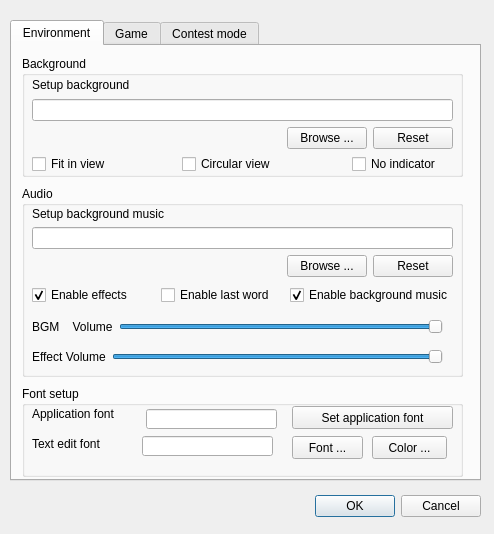
<?xml version="1.0" encoding="UTF-8"?>
<ui version="4.0">
 <class>ConfigDialog</class>
 <widget class="QDialog" name="ConfigDialog">
  <property name="windowModality">
   <enum>Qt::WindowModal</enum>
  </property>
  <property name="geometry">
   <rect>
    <x>0</x>
    <y>0</y>
    <width>494</width>
    <height>534</height>
   </rect>
  </property>
  <property name="windowTitle">
   <string>Config dialog</string>
  </property>
  <widget class="QTabWidget" name="tabWidget">
   <property name="geometry">
    <rect>
     <x>10</x>
     <y>20</y>
     <width>471</width>
     <height>461</height>
    </rect>
   </property>
   <property name="currentIndex">
    <number>0</number>
   </property>
   <widget class="QWidget" name="envTab">
    <attribute name="title">
     <string>Environment</string>
    </attribute>
    <widget class="QGroupBox" name="audioGroupBox">
     <property name="geometry">
      <rect>
       <x>10</x>
       <y>140</y>
       <width>441</width>
       <height>191</height>
      </rect>
     </property>
     <property name="title">
      <string>Audio</string>
     </property>
     <widget class="QWidget" name="layoutWidget1">
      <property name="geometry">
       <rect>
        <x>10</x>
        <y>20</y>
        <width>421</width>
        <height>71</height>
       </rect>
      </property>
      <layout class="QVBoxLayout" name="verticalLayout_5">
       <item>
        <widget class="QLabel" name="setupBgMusicLabel">
         <property name="text">
          <string>Setup background music</string>
         </property>
         <property name="buddy">
          <cstring>bgMusicPathLineEdit</cstring>
         </property>
        </widget>
       </item>
       <item>
        <widget class="QLineEdit" name="bgMusicPathLineEdit">
         <property name="readOnly">
          <bool>true</bool>
         </property>
        </widget>
       </item>
       <item>
        <layout class="QHBoxLayout" name="horizontalLayout_2">
         <item>
          <spacer name="horizontalSpacer_2">
           <property name="orientation">
            <enum>Qt::Horizontal</enum>
           </property>
           <property name="sizeHint" stdset="0">
            <size>
             <width>40</width>
             <height>20</height>
            </size>
           </property>
          </spacer>
         </item>
         <item>
          <widget class="QPushButton" name="browseBgMusicButton">
           <property name="text">
            <string>Browse ...</string>
           </property>
          </widget>
         </item>
         <item>
          <widget class="QPushButton" name="resetBgMusicButton">
           <property name="text">
            <string>Reset</string>
           </property>
          </widget>
         </item>
        </layout>
       </item>
      </layout>
     </widget>
     <widget class="QWidget" name="layoutWidget2">
      <property name="geometry">
       <rect>
        <x>10</x>
        <y>100</y>
        <width>421</width>
        <height>18</height>
       </rect>
      </property>
      <layout class="QHBoxLayout" name="horizontalLayout_3">
       <item>
        <widget class="QCheckBox" name="enableEffectCheckBox">
         <property name="text">
          <string>Enable effects</string>
         </property>
         <property name="checked">
          <bool>true</bool>
         </property>
        </widget>
       </item>
       <item>
        <widget class="QCheckBox" name="enableLastWordCheckBox">
         <property name="text">
          <string>Enable last word</string>
         </property>
        </widget>
       </item>
       <item>
        <widget class="QCheckBox" name="enableBgMusicCheckBox">
         <property name="text">
          <string>Enable background music</string>
         </property>
         <property name="checked">
          <bool>true</bool>
         </property>
        </widget>
       </item>
      </layout>
     </widget>
     <widget class="QWidget" name="layoutWidget3">
      <property name="geometry">
       <rect>
        <x>10</x>
        <y>130</y>
        <width>411</width>
        <height>21</height>
       </rect>
      </property>
      <layout class="QHBoxLayout" name="horizontalLayout_5">
       <item>
        <widget class="QLabel" name="bgmVolumeLabel">
         <property name="text">
          <string>BGM    Volume</string>
         </property>
         <property name="buddy">
          <cstring>bgmVolumeSlider</cstring>
         </property>
        </widget>
       </item>
       <item>
        <widget class="QSlider" name="bgmVolumeSlider">
         <property name="maximum">
          <number>100</number>
         </property>
         <property name="value">
          <number>100</number>
         </property>
         <property name="orientation">
          <enum>Qt::Horizontal</enum>
         </property>
        </widget>
       </item>
      </layout>
     </widget>
     <widget class="QWidget" name="layoutWidget3_2">
      <property name="geometry">
       <rect>
        <x>10</x>
        <y>160</y>
        <width>411</width>
        <height>21</height>
       </rect>
      </property>
      <layout class="QHBoxLayout" name="horizontalLayout_6">
       <item>
        <widget class="QLabel" name="effectVolumeLabel">
         <property name="text">
          <string>Effect Volume</string>
         </property>
         <property name="buddy">
          <cstring>bgmVolumeSlider</cstring>
         </property>
        </widget>
       </item>
       <item>
        <widget class="QSlider" name="effectVolumeSlider">
         <property name="maximum">
          <number>100</number>
         </property>
         <property name="value">
          <number>100</number>
         </property>
         <property name="orientation">
          <enum>Qt::Horizontal</enum>
         </property>
        </widget>
       </item>
      </layout>
     </widget>
    </widget>
    <widget class="QGroupBox" name="bgGroupBox">
     <property name="geometry">
      <rect>
       <x>10</x>
       <y>10</y>
       <width>441</width>
       <height>121</height>
      </rect>
     </property>
     <property name="title">
      <string>Background</string>
     </property>
     <widget class="QWidget" name="layoutWidget4">
      <property name="geometry">
       <rect>
        <x>10</x>
        <y>20</y>
        <width>421</width>
        <height>73</height>
       </rect>
      </property>
      <layout class="QVBoxLayout" name="verticalLayout_2">
       <item>
        <layout class="QVBoxLayout" name="verticalLayout">
         <item>
          <widget class="QLabel" name="backgrounSetupLabel">
           <property name="text">
            <string>Setup background</string>
           </property>
           <property name="buddy">
            <cstring>bgPathLineEdit</cstring>
           </property>
          </widget>
         </item>
         <item>
          <widget class="QLineEdit" name="bgPathLineEdit">
           <property name="readOnly">
            <bool>true</bool>
           </property>
          </widget>
         </item>
        </layout>
       </item>
       <item>
        <layout class="QHBoxLayout" name="horizontalLayout">
         <item>
          <spacer name="horizontalSpacer">
           <property name="orientation">
            <enum>Qt::Horizontal</enum>
           </property>
           <property name="sizeHint" stdset="0">
            <size>
             <width>40</width>
             <height>20</height>
            </size>
           </property>
          </spacer>
         </item>
         <item>
          <widget class="QPushButton" name="browseBgButton">
           <property name="text">
            <string>Browse ...</string>
           </property>
          </widget>
         </item>
         <item>
          <widget class="QPushButton" name="resetBgButton">
           <property name="text">
            <string>Reset</string>
           </property>
          </widget>
         </item>
        </layout>
       </item>
      </layout>
     </widget>
     <widget class="QCheckBox" name="fitInViewCheckBox">
      <property name="geometry">
       <rect>
        <x>10</x>
        <y>100</y>
        <width>151</width>
        <height>16</height>
       </rect>
      </property>
      <property name="text">
       <string>Fit in view</string>
      </property>
     </widget>
     <widget class="QCheckBox" name="circularViewCheckBox">
      <property name="geometry">
       <rect>
        <x>160</x>
        <y>100</y>
        <width>101</width>
        <height>16</height>
       </rect>
      </property>
      <property name="text">
       <string>Circular view</string>
      </property>
     </widget>
     <widget class="QCheckBox" name="noIndicatorCheckBox">
      <property name="geometry">
       <rect>
        <x>330</x>
        <y>100</y>
        <width>95</width>
        <height>16</height>
       </rect>
      </property>
      <property name="text">
       <string>No indicator</string>
      </property>
     </widget>
    </widget>
    <widget class="QGroupBox" name="fontSetupGroupBox">
     <property name="geometry">
      <rect>
       <x>10</x>
       <y>340</y>
       <width>441</width>
       <height>91</height>
      </rect>
     </property>
     <property name="title">
      <string>Font setup</string>
     </property>
     <widget class="QPushButton" name="changeAppFontButton">
      <property name="geometry">
       <rect>
        <x>270</x>
        <y>20</y>
        <width>161</width>
        <height>23</height>
       </rect>
      </property>
      <property name="text">
       <string>Set application font</string>
      </property>
     </widget>
     <widget class="QLabel" name="appFontLabel">
      <property name="geometry">
       <rect>
        <x>10</x>
        <y>20</y>
        <width>96</width>
        <height>16</height>
       </rect>
      </property>
      <property name="text">
       <string>Application font</string>
      </property>
      <property name="buddy">
       <cstring>appFontLineEdit</cstring>
      </property>
     </widget>
     <widget class="QLineEdit" name="appFontLineEdit">
      <property name="enabled">
       <bool>true</bool>
      </property>
      <property name="geometry">
       <rect>
        <x>124</x>
        <y>23</y>
        <width>131</width>
        <height>20</height>
       </rect>
      </property>
      <property name="readOnly">
       <bool>true</bool>
      </property>
     </widget>
     <widget class="QLineEdit" name="textEditFontLineEdit">
      <property name="enabled">
       <bool>true</bool>
      </property>
      <property name="geometry">
       <rect>
        <x>120</x>
        <y>50</y>
        <width>131</width>
        <height>20</height>
       </rect>
      </property>
      <property name="readOnly">
       <bool>false</bool>
      </property>
     </widget>
     <widget class="QPushButton" name="setTextEditFontButton">
      <property name="geometry">
       <rect>
        <x>270</x>
        <y>50</y>
        <width>71</width>
        <height>23</height>
       </rect>
      </property>
      <property name="text">
       <string>Font ...</string>
      </property>
     </widget>
     <widget class="QLabel" name="textEditFontLabel">
      <property name="geometry">
       <rect>
        <x>10</x>
        <y>50</y>
        <width>91</width>
        <height>16</height>
       </rect>
      </property>
      <property name="text">
       <string>Text edit font</string>
      </property>
      <property name="buddy">
       <cstring>textEditFontLineEdit</cstring>
      </property>
     </widget>
     <widget class="QPushButton" name="setTextEditColorButton">
      <property name="geometry">
       <rect>
        <x>350</x>
        <y>50</y>
        <width>75</width>
        <height>23</height>
       </rect>
      </property>
      <property name="text">
       <string>Color ...</string>
      </property>
     </widget>
    </widget>
   </widget>
   <widget class="QWidget" name="gameTab">
    <attribute name="title">
     <string>Game</string>
    </attribute>
    <widget class="QWidget" name="layoutWidget5">
     <property name="geometry">
      <rect>
       <x>10</x>
       <y>20</y>
       <width>236</width>
       <height>22</height>
      </rect>
     </property>
     <layout class="QFormLayout" name="formLayout">
      <property name="fieldGrowthPolicy">
       <enum>QFormLayout::AllNonFixedFieldsGrow</enum>
      </property>
      <item row="0" column="0">
       <widget class="QLabel" name="nullificationLabel">
        <property name="text">
         <string>Nullification count down</string>
        </property>
        <property name="buddy">
         <cstring>nullificationSpinBox</cstring>
        </property>
       </widget>
      </item>
      <item row="0" column="1">
       <widget class="QSpinBox" name="nullificationSpinBox">
        <property name="suffix">
         <string> seconds</string>
        </property>
        <property name="minimum">
         <number>5</number>
        </property>
        <property name="maximum">
         <number>15</number>
        </property>
        <property name="value">
         <number>8</number>
        </property>
       </widget>
      </item>
     </layout>
    </widget>
    <widget class="QCheckBox" name="neverNullifyMyTrickCheckBox">
     <property name="geometry">
      <rect>
       <x>10</x>
       <y>60</y>
       <width>239</width>
       <height>16</height>
      </rect>
     </property>
     <property name="text">
      <string>Never nullify my single target trick</string>
     </property>
     <property name="checked">
      <bool>true</bool>
     </property>
    </widget>
    <widget class="QCheckBox" name="minimizecCheckBox">
     <property name="geometry">
      <rect>
       <x>10</x>
       <y>90</y>
       <width>241</width>
       <height>16</height>
      </rect>
     </property>
     <property name="text">
      <string>Minimize the dialog when server runs</string>
     </property>
     <property name="checked">
      <bool>true</bool>
     </property>
    </widget>
    <widget class="QGroupBox" name="groupBox">
     <property name="geometry">
      <rect>
       <x>300</x>
       <y>10</y>
       <width>161</width>
       <height>91</height>
      </rect>
     </property>
     <property name="title">
      <string>SoundEffectMode</string>
     </property>
     <widget class="QRadioButton" name="QsgsradioButton">
      <property name="geometry">
       <rect>
        <x>10</x>
        <y>20</y>
        <width>131</width>
        <height>16</height>
       </rect>
      </property>
      <property name="text">
       <string>Qsgs</string>
      </property>
      <property name="checked">
       <bool>true</bool>
      </property>
     </widget>
     <widget class="QRadioButton" name="Professional1radioButton">
      <property name="geometry">
       <rect>
        <x>10</x>
        <y>40</y>
        <width>131</width>
        <height>16</height>
       </rect>
      </property>
      <property name="text">
       <string>Professional1</string>
      </property>
     </widget>
     <widget class="QRadioButton" name="Professional2radioButton">
      <property name="geometry">
       <rect>
        <x>10</x>
        <y>60</y>
        <width>131</width>
        <height>16</height>
       </rect>
      </property>
      <property name="text">
       <string>Professional2</string>
      </property>
     </widget>
    </widget>
    <widget class="QWidget" name="layoutWidget5_2">
     <property name="geometry">
      <rect>
       <x>10</x>
       <y>120</y>
       <width>248</width>
       <height>22</height>
      </rect>
     </property>
     <layout class="QFormLayout" name="formLayout_3">
      <property name="fieldGrowthPolicy">
       <enum>QFormLayout::AllNonFixedFieldsGrow</enum>
      </property>
      <item row="0" column="0">
       <widget class="QLabel" name="ex_widthLabel">
        <property name="text">
         <string>Avatar extra distance</string>
        </property>
        <property name="buddy">
         <cstring>nullificationSpinBox</cstring>
        </property>
       </widget>
      </item>
      <item row="0" column="1">
       <widget class="QSpinBox" name="ex_widthSpinBox">
        <property name="suffix">
         <string> pix</string>
        </property>
        <property name="minimum">
         <number>0</number>
        </property>
        <property name="maximum">
         <number>1000</number>
        </property>
        <property name="singleStep">
         <number>50</number>
        </property>
        <property name="value">
         <number>0</number>
        </property>
       </widget>
      </item>
     </layout>
    </widget>
   </widget>
   <widget class="QWidget" name="tab">
    <attribute name="title">
     <string>Contest mode</string>
    </attribute>
    <widget class="QWidget" name="layoutWidget">
     <property name="geometry">
      <rect>
       <x>20</x>
       <y>30</y>
       <width>421</width>
       <height>100</height>
      </rect>
     </property>
     <layout class="QFormLayout" name="formLayout_2">
      <item row="0" column="0">
       <widget class="QLabel" name="smtpServerLabel">
        <property name="text">
         <string>SMTP Server</string>
        </property>
       </widget>
      </item>
      <item row="0" column="1">
       <widget class="QLineEdit" name="smtpServerLineEdit">
        <property name="placeholderText">
         <string>SMTP server's address</string>
        </property>
       </widget>
      </item>
      <item row="1" column="0">
       <widget class="QLabel" name="senderLabel">
        <property name="text">
         <string>Sender</string>
        </property>
       </widget>
      </item>
      <item row="1" column="1">
       <widget class="QLineEdit" name="senderLineEdit">
        <property name="placeholderText">
         <string>The sender's email address</string>
        </property>
       </widget>
      </item>
      <item row="2" column="0">
       <widget class="QLabel" name="passwordLabel">
        <property name="text">
         <string>Password</string>
        </property>
       </widget>
      </item>
      <item row="2" column="1">
       <widget class="QLineEdit" name="passwordLineEdit">
        <property name="placeholderText">
         <string>The password</string>
        </property>
       </widget>
      </item>
      <item row="3" column="0">
       <widget class="QLabel" name="receiverLabel">
        <property name="text">
         <string>Receiver</string>
        </property>
       </widget>
      </item>
      <item row="3" column="1">
       <widget class="QLineEdit" name="receiverLineEdit">
        <property name="placeholderText">
         <string>The receiver's email address</string>
        </property>
       </widget>
      </item>
     </layout>
    </widget>
    <widget class="QCheckBox" name="onlySaveLordCheckBox">
     <property name="geometry">
      <rect>
       <x>20</x>
       <y>140</y>
       <width>191</width>
       <height>16</height>
      </rect>
     </property>
     <property name="text">
      <string>Only save the record of lord</string>
     </property>
    </widget>
   </widget>
  </widget>
  <widget class="QDialogButtonBox" name="buttonBox">
   <property name="geometry">
    <rect>
     <x>140</x>
     <y>490</y>
     <width>341</width>
     <height>32</height>
    </rect>
   </property>
   <property name="orientation">
    <enum>Qt::Horizontal</enum>
   </property>
   <property name="standardButtons">
    <set>QDialogButtonBox::Cancel|QDialogButtonBox::Ok</set>
   </property>
  </widget>
 </widget>
 <resources/>
 <connections>
  <connection>
   <sender>buttonBox</sender>
   <signal>accepted()</signal>
   <receiver>ConfigDialog</receiver>
   <slot>accept()</slot>
   <hints>
    <hint type="sourcelabel">
     <x>248</x>
     <y>254</y>
    </hint>
    <hint type="destinationlabel">
     <x>157</x>
     <y>274</y>
    </hint>
   </hints>
  </connection>
  <connection>
   <sender>buttonBox</sender>
   <signal>rejected()</signal>
   <receiver>ConfigDialog</receiver>
   <slot>reject()</slot>
   <hints>
    <hint type="sourcelabel">
     <x>316</x>
     <y>260</y>
    </hint>
    <hint type="destinationlabel">
     <x>286</x>
     <y>274</y>
    </hint>
   </hints>
  </connection>
 </connections>
</ui>
